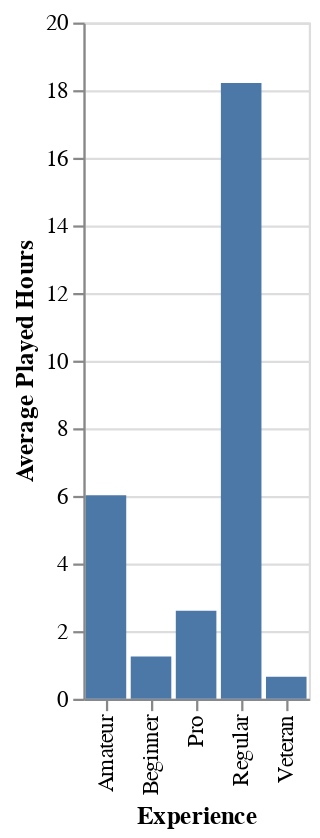

Notebook cell for this chart:
### Code cell
players_filter = players[['experience', 'played_hours']]


grouped = players_filter.groupby('experience').mean().reset_index()


bar_plot = alt.Chart(grouped).mark_bar().encode(
    x=alt.X('experience').title('Experience'),
    y=alt.Y('played_hours').title('Average Played Hours')
)
    


bar_plot

### Figure 1 — Vega-Lite specification as saved in the notebook (floating-point values rounded to 4 significant figures)
{"config": {"view": {"continuousWidth": 300, "continuousHeight": 300}}, "data": {"name": "data-94672ee44445e614363a70ad0ecea40e"}, "mark": {"type": "bar"}, "encoding": {"x": {"field": "experience", "title": "Experience", "type": "nominal"}, "y": {"field": "played_hours", "title": "Average Played Hours", "type": "quantitative"}}, "$schema": "https://vega.github.io/schema/vega-lite/v5.20.1.json", "datasets": {"data-94672ee44445e614363a70ad0ecea40e": [{"experience": "Amateur", "played_hours": 6.017}, {"experience": "Beginner", "played_hours": 1.249}, {"experience": "Pro", "played_hours": 2.6}, {"experience": "Regular", "played_hours": 18.21}, {"experience": "Veteran", "played_hours": 0.6479}]}}
